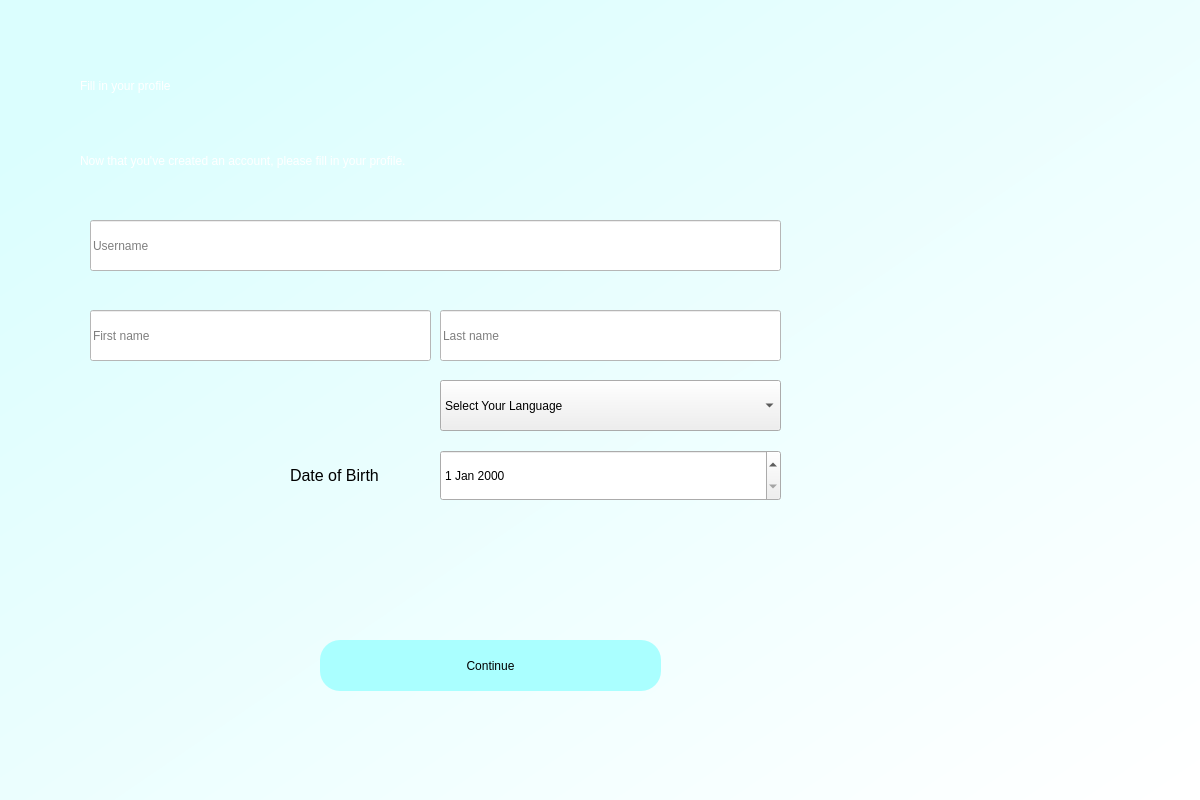
<?xml version="1.0" encoding="UTF-8"?>
<ui version="4.0">
 <class>Dialog</class>
 <widget class="QDialog" name="Dialog">
  <property name="geometry">
   <rect>
    <x>0</x>
    <y>0</y>
    <width>1200</width>
    <height>800</height>
   </rect>
  </property>
  <property name="windowTitle">
   <string>Dialog</string>
  </property>
  <widget class="QWidget" name="bgwidget" native="true">
   <property name="geometry">
    <rect>
     <x>0</x>
     <y>0</y>
     <width>1201</width>
     <height>801</height>
    </rect>
   </property>
   <property name="styleSheet">
    <string notr="true">QWidget#bgwidget{
background-color:qlineargradient(spread:pad, x1:0.091, y1:0.101636, x2:0.991379, y2:0.977, stop:0 rgb(219, 254, 254), stop:1 rgba(255, 255, 255, 255));}</string>
   </property>
   <widget class="QLabel" name="label">
    <property name="geometry">
     <rect>
      <x>80</x>
      <y>50</y>
      <width>471</width>
      <height>71</height>
     </rect>
    </property>
    <property name="styleSheet">
     <string notr="true">font: 36pt &quot;MS Shell Dlg 2&quot;; color:rgb(255, 255, 255)</string>
    </property>
    <property name="text">
     <string>Fill in your profile</string>
    </property>
   </widget>
   <widget class="QLabel" name="label_2">
    <property name="geometry">
     <rect>
      <x>80</x>
      <y>140</y>
      <width>761</width>
      <height>41</height>
     </rect>
    </property>
    <property name="styleSheet">
     <string notr="true">font: 16pt &quot;MS Shell Dlg 2&quot;;color:rgb(255, 255, 255)</string>
    </property>
    <property name="text">
     <string>Now that you've created an account, please fill in your profile.</string>
    </property>
   </widget>
   <widget class="QPushButton" name="signup">
    <property name="geometry">
     <rect>
      <x>320</x>
      <y>640</y>
      <width>341</width>
      <height>51</height>
     </rect>
    </property>
    <property name="styleSheet">
     <string notr="true">border-radius:20px;
background-color: rgb(170, 255, 255);
font: 14pt &quot;MS Shell Dlg 2&quot;;</string>
    </property>
    <property name="text">
     <string>Continue</string>
    </property>
   </widget>
   <widget class="QLineEdit" name="username">
    <property name="geometry">
     <rect>
      <x>90</x>
      <y>220</y>
      <width>691</width>
      <height>51</height>
     </rect>
    </property>
    <property name="styleSheet">
     <string notr="true">background-color: rgb(255, 255, 255);
font: 12pt &quot;MS Shell Dlg 2&quot;;</string>
    </property>
    <property name="placeholderText">
     <string>Username</string>
    </property>
   </widget>
   <widget class="QLineEdit" name="firstname">
    <property name="geometry">
     <rect>
      <x>90</x>
      <y>310</y>
      <width>341</width>
      <height>51</height>
     </rect>
    </property>
    <property name="styleSheet">
     <string notr="true">background-color: rgb(255, 255, 255);
font: 12pt &quot;MS Shell Dlg 2&quot;;</string>
    </property>
    <property name="placeholderText">
     <string>First name</string>
    </property>
   </widget>
   <widget class="QLabel" name="error">
    <property name="geometry">
     <rect>
      <x>440</x>
      <y>456</y>
      <width>341</width>
      <height>20</height>
     </rect>
    </property>
    <property name="styleSheet">
     <string notr="true">font: 12pt &quot;MS Shell Dlg 2&quot;; color:red;</string>
    </property>
    <property name="text">
     <string/>
    </property>
   </widget>
   <widget class="QLineEdit" name="lastname">
    <property name="geometry">
     <rect>
      <x>440</x>
      <y>310</y>
      <width>341</width>
      <height>51</height>
     </rect>
    </property>
    <property name="styleSheet">
     <string notr="true">background-color:rgb(255,255,255);
font: 12pt &quot;MS Shell Dlg 2&quot;;</string>
    </property>
    <property name="placeholderText">
     <string>Last name</string>
    </property>
   </widget>
   <widget class="QComboBox" name="comboBox">
    <property name="geometry">
     <rect>
      <x>440</x>
      <y>380</y>
      <width>341</width>
      <height>51</height>
     </rect>
    </property>
    <property name="styleSheet">
     <string notr="true">font: 12pt &quot;MS Shell Dlg 2&quot;;</string>
    </property>
    <property name="placeholderText">
     <string/>
    </property>
    <item>
     <property name="text">
      <string>Select Your Language</string>
     </property>
    </item>
    <item>
     <property name="text">
      <string>Tamil</string>
     </property>
    </item>
    <item>
     <property name="text">
      <string>English</string>
     </property>
    </item>
    <item>
     <property name="text">
      <string>Hindi</string>
     </property>
    </item>
   </widget>
   <widget class="QDateEdit" name="dateEdit">
    <property name="geometry">
     <rect>
      <x>440</x>
      <y>450</y>
      <width>341</width>
      <height>51</height>
     </rect>
    </property>
    <property name="styleSheet">
     <string notr="true">font: 12pt &quot;MS Shell Dlg 2&quot;;</string>
    </property>
   </widget>
   <widget class="QLabel" name="label_3">
    <property name="geometry">
     <rect>
      <x>290</x>
      <y>450</y>
      <width>141</width>
      <height>51</height>
     </rect>
    </property>
    <property name="font">
     <font>
      <pointsize>12</pointsize>
     </font>
    </property>
    <property name="text">
     <string>Date of Birth</string>
    </property>
   </widget>
  </widget>
 </widget>
 <resources/>
 <connections/>
</ui>
